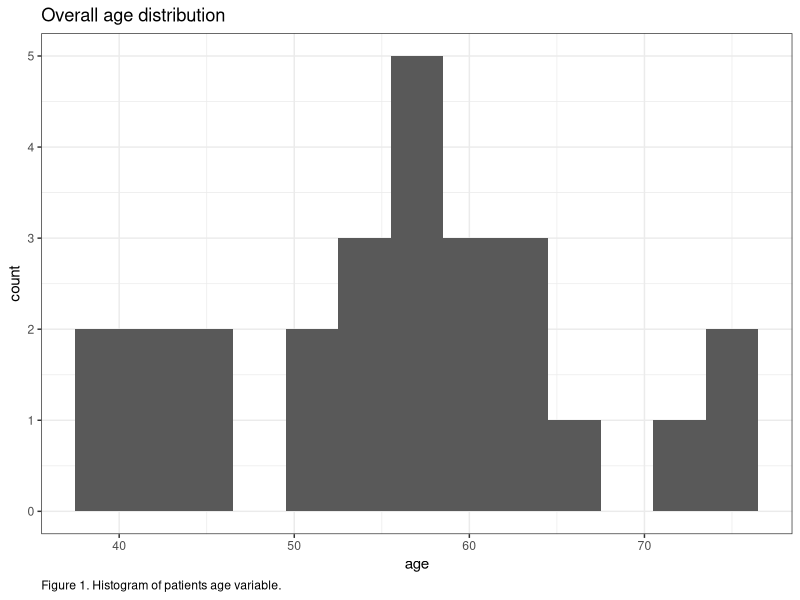
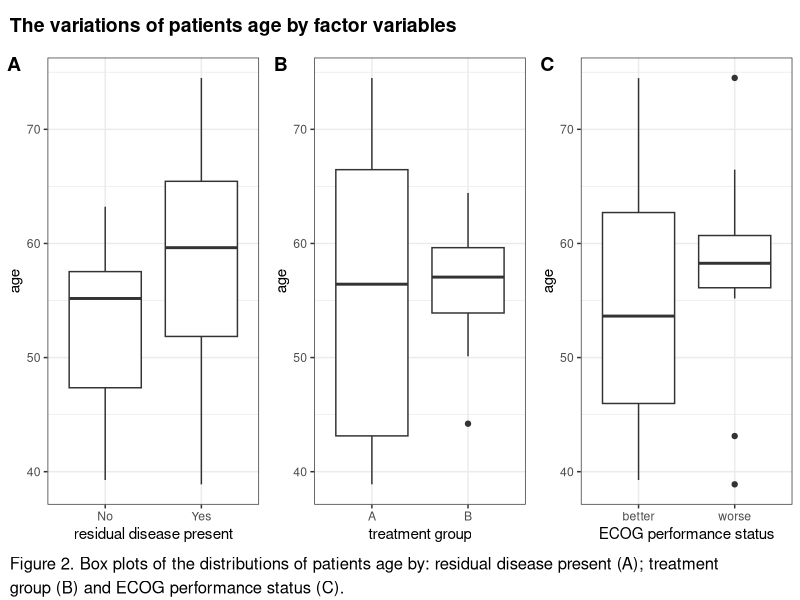
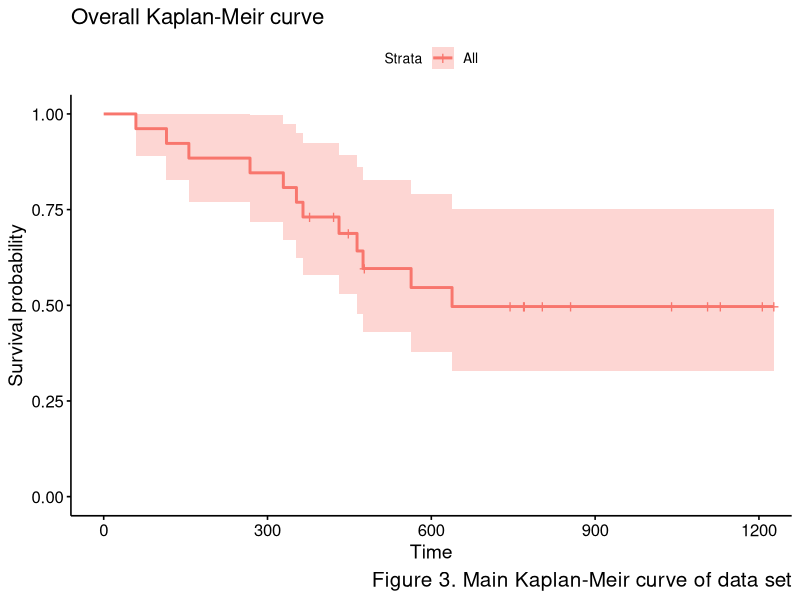
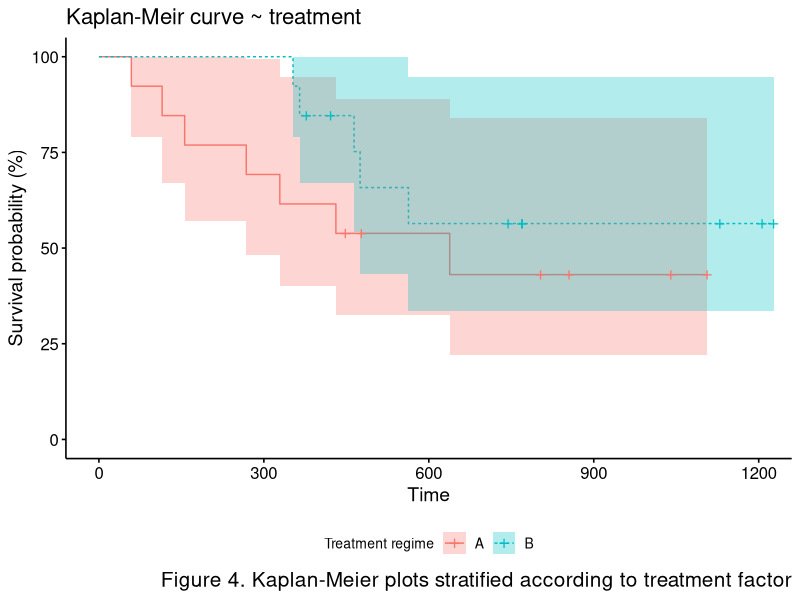
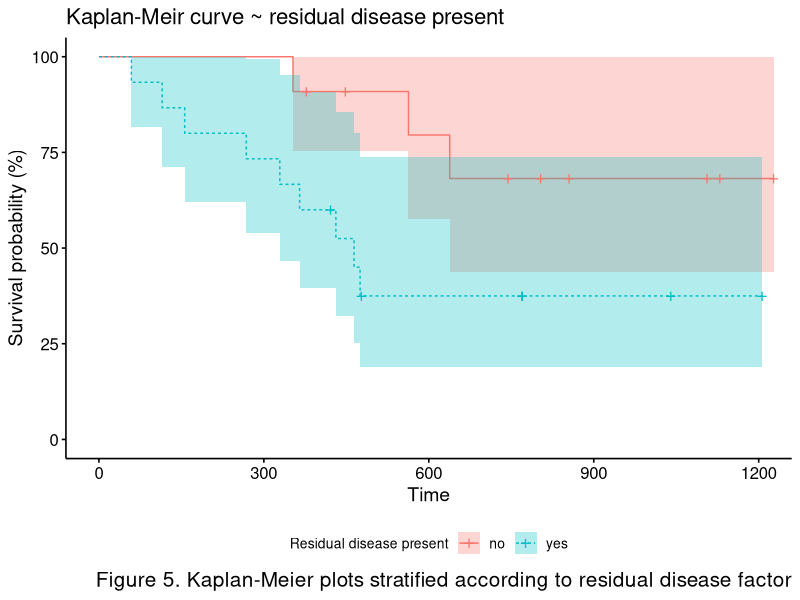
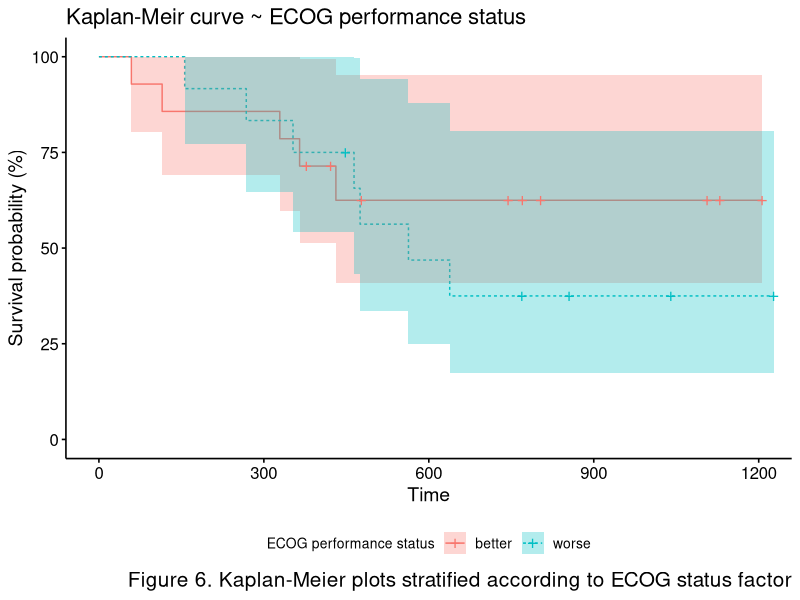
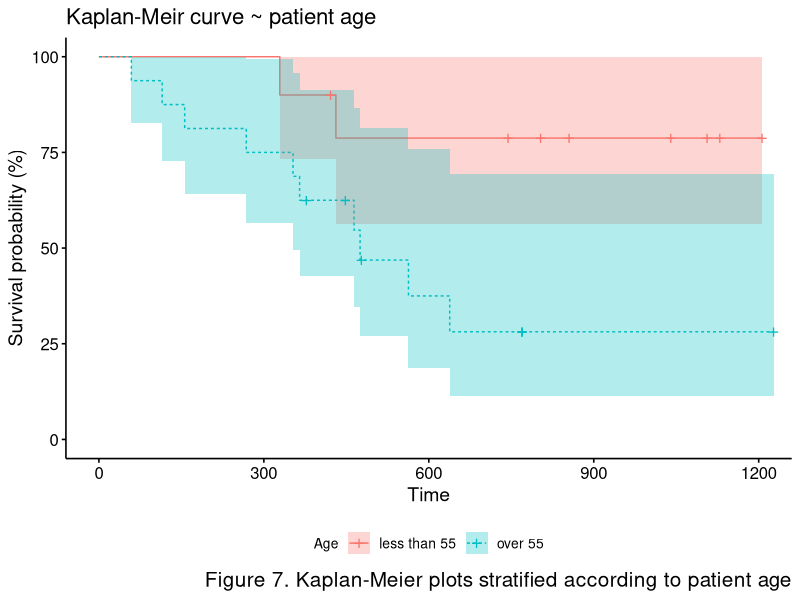
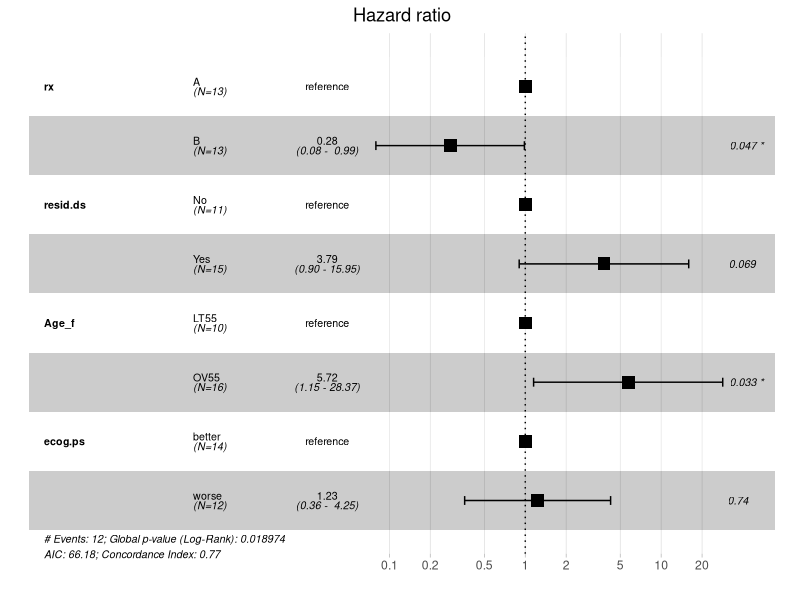

These charts were generated, in order, by the following R code:
## ---- chunk 1
knitr::opts_chunk$set(echo = TRUE, warning=FALSE, message=FALSE)
## ---- chunk 2
library(survival)
library(ggplot2)
library(cowplot)
library(dplyr)
library(survMisc)
library(survival)
library(survminer)
library(ggfortify)
library(coin)
library(ranger)
## ---- chunk 3
data("ovarian")
str(ovarian)
colSums(is.na(ovarian))
## ---- chunk 4
ovarian$rx <- factor(ovarian$rx, labels=c("A","B"))
ovarian$resid.ds <- factor(ovarian$resid.ds, labels=c("No","Yes"))
ovarian$ecog.ps <- factor(ovarian$ecog.ps, labels=c("better","worse"))
summary(ovarian)
## ---- chunk 5
ggplot(ovarian, aes(age)) +
  geom_histogram(binwidth = 3)+
  labs(title = "Overall age distribution",
  caption = "Figure 1. Histogram of patients age variable.")+
  theme_bw()+
  theme(plot.caption = element_text(hjust = 0))
## ---- chunk 6
ovarian <- mutate(ovarian, Age_f = ifelse((age < 55), "LT55", "OV55"), Age_f = factor(Age_f))
summary(ovarian$Age_f)
## ---- chunk 7
box1 <- ggplot(ovarian, aes(resid.ds, age))+
  geom_boxplot()+
  xlab("residual disease present")+
  theme_bw()
box2 <- ggplot(ovarian, aes(rx, age))+
  geom_boxplot()+
  xlab("treatment group")+
  theme_bw()
box3 <- ggplot(ovarian, aes(ecog.ps, age))+
  geom_boxplot()+
  xlab("ECOG performance status")+
  theme_bw()
box_plots <- plot_grid(box1, box2, box3, nrow = 1, labels = "AUTO")
box_title <- ggdraw() +
  draw_label("The variations of patients age by factor variables", fontface = 'bold', x = 0, hjust = 0)+
  theme(plot.margin = margin(0, 0, 0, 7))
box_caption <- ggdraw() +
  draw_text("Figure 2. Box plots of the distributions of patients age by: residual disease present (A); treatment\ngroup (B) and ECOG performance status (C).", x = 0, size = 12, hjust = 0)+
  theme(plot.margin = margin(0, 0, 0, 7))
plot_grid(box_title, box_plots, box_caption, ncol = 1, rel_heights = c(0.1, 1, 0.1))
## ---- chunk 8
km <- with(ovarian, Surv(futime, fustat))
km_fit <- survfit(Surv(futime, fustat) ~ 1, data=ovarian)
ggsurvplot(km_fit, title = "Overall Kaplan-Meir curve", caption = "Figure 3. Main Kaplan-Meir curve of data set")
## ---- chunk 9
km_rx_fit <- survfit(Surv(futime, fustat) ~ rx, data=ovarian)
ggsurvplot(km_rx_fit, data = ovarian,
 title = "Kaplan-Meir curve ~ treatment", 
 caption = "Figure 4. Kaplan-Meier plots stratified according to treatment factor",
 conf.int = TRUE,
 fun = "pct",
 size = 0.5,
 linetype = "strata",
 legend = "bottom",
 legend.title = "Treatment regime",
 legend.labs = c("A", "B"))
## ---- chunk 10
km_resid.ds_fit <- survfit(Surv(futime, fustat) ~ resid.ds, data=ovarian)
ggsurvplot(km_resid.ds_fit, data = ovarian,
 title = "Kaplan-Meir curve ~ residual disease present", 
 caption = "Figure 5. Kaplan-Meier plots stratified according to residual disease factor",
 conf.int = TRUE,
 fun = "pct",
 size = 0.5,
 linetype = "strata",
 legend = "bottom",
 legend.title = "Residual disease present",
 legend.labs = c("no", "yes"))
## ---- chunk 11
km_ecog_fit <- survfit(Surv(futime, fustat) ~ ecog.ps, data=ovarian)
ggsurvplot(km_ecog_fit, data = ovarian,
 title = "Kaplan-Meir curve ~ ECOG performance status", 
 caption = "Figure 6. Kaplan-Meier plots stratified according to ECOG status factor",
 conf.int = TRUE,
 fun = "pct",
 size = 0.5,
 linetype = "strata",
 legend = "bottom",
 legend.title = "ECOG performance status",
 legend.labs = c("better", "worse"))
## ---- chunk 12
km_Age_fit <- survfit(Surv(futime, fustat) ~ Age_f, data=ovarian)
ggsurvplot(km_Age_fit, data = ovarian,
 title = "Kaplan-Meir curve ~ patient age", 
 caption = "Figure 7. Kaplan-Meier plots stratified according to patient age",
 conf.int = TRUE,
 fun = "pct",
 size = 0.5,
 linetype = "strata",
 legend = "bottom",
 legend.title = "Age",
 legend.labs = c("less than 55", "over 55"))
## ---- chunk 13
survdiff(Surv(futime, fustat) ~ rx, data = ovarian)
logrank_test(Surv(futime, fustat) ~ rx, data = ovarian)

survdiff(Surv(futime, fustat) ~ resid.ds, data = ovarian)
logrank_test(Surv(futime, fustat) ~ resid.ds, data = ovarian)

survdiff(Surv(futime, fustat) ~ ecog.ps, data = ovarian)
logrank_test(Surv(futime, fustat) ~ ecog.ps, data = ovarian)

survdiff(Surv(futime, fustat) ~ Age_f, data = ovarian)
logrank_test(Surv(futime, fustat) ~ Age_f, data = ovarian)
## ---- chunk 14
fit.coxph <- coxph(Surv(futime, fustat) ~ rx + resid.ds + Age_f + ecog.ps, data = ovarian)
ggforest(fit.coxph, data = ovarian)
